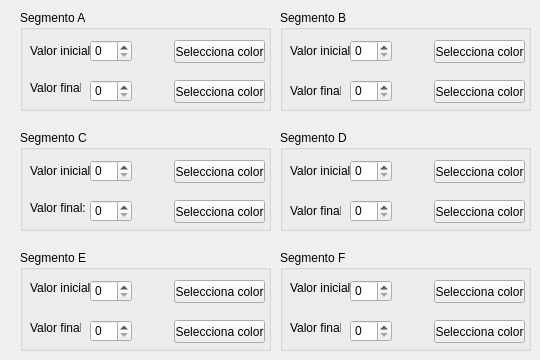
     <widget class="QWidget" name="page_6">
      <widget class="QGroupBox" name="groupBox_15">
       <property name="geometry">
        <rect>
         <x>280</x>
         <y>10</y>
         <width>251</width>
         <height>101</height>
        </rect>
       </property>
       <property name="title">
        <string>Segmento B</string>
       </property>
       <widget class="QLabel" name="label_31">
        <property name="geometry">
         <rect>
          <x>10</x>
          <y>30</y>
          <width>61</width>
          <height>21</height>
         </rect>
        </property>
        <property name="text">
         <string>Valor inicial:</string>
        </property>
       </widget>
       <widget class="QLabel" name="label_32">
        <property name="geometry">
         <rect>
          <x>10</x>
          <y>70</y>
          <width>51</width>
          <height>21</height>
         </rect>
        </property>
        <property name="text">
         <string>Valor final:</string>
        </property>
       </widget>
       <widget class="QSpinBox" name="sbxb6">
        <property name="geometry">
         <rect>
          <x>70</x>
          <y>30</y>
          <width>42</width>
          <height>22</height>
         </rect>
        </property>
        <property name="maximum">
         <number>4096</number>
        </property>
       </widget>
       <widget class="QSpinBox" name="sbyb6">
        <property name="geometry">
         <rect>
          <x>70</x>
          <y>70</y>
          <width>42</width>
          <height>22</height>
         </rect>
        </property>
        <property name="maximum">
         <number>4096</number>
        </property>
       </widget>
       <widget class="QLabel" name="lcolorc6">
        <property name="geometry">
         <rect>
          <x>120</x>
          <y>30</y>
          <width>21</width>
          <height>21</height>
         </rect>
        </property>
        <property name="text">
         <string/>
        </property>
       </widget>
       <widget class="QLabel" name="lcolord6">
        <property name="geometry">
         <rect>
          <x>120</x>
          <y>70</y>
          <width>21</width>
          <height>21</height>
         </rect>
        </property>
        <property name="text">
         <string/>
        </property>
       </widget>
       <widget class="QPushButton" name="pbColorDialogc6">
        <property name="geometry">
         <rect>
          <x>154</x>
          <y>30</y>
          <width>91</width>
          <height>23</height>
         </rect>
        </property>
        <property name="text">
         <string>Selecciona color</string>
        </property>
       </widget>
       <widget class="QPushButton" name="pbColorDialogd6">
        <property name="geometry">
         <rect>
          <x>154</x>
          <y>70</y>
          <width>91</width>
          <height>23</height>
         </rect>
        </property>
        <property name="text">
         <string>Selecciona color</string>
        </property>
       </widget>
      </widget>
      <widget class="QGroupBox" name="groupBox_16">
       <property name="geometry">
        <rect>
         <x>20</x>
         <y>10</y>
         <width>251</width>
         <height>101</height>
        </rect>
       </property>
       <property name="title">
        <string>Segmento A</string>
       </property>
       <widget class="QLabel" name="label_33">
        <property name="geometry">
         <rect>
          <x>10</x>
          <y>30</y>
          <width>61</width>
          <height>21</height>
         </rect>
        </property>
        <property name="text">
         <string>Valor inicial:</string>
        </property>
       </widget>
       <widget class="QLabel" name="label_34">
        <property name="geometry">
         <rect>
          <x>10</x>
          <y>70</y>
          <width>51</width>
          <height>16</height>
         </rect>
        </property>
        <property name="text">
         <string>Valor final:</string>
        </property>
       </widget>
       <widget class="QSpinBox" name="sbxa6">
        <property name="geometry">
         <rect>
          <x>70</x>
          <y>30</y>
          <width>42</width>
          <height>22</height>
         </rect>
        </property>
        <property name="maximum">
         <number>4096</number>
        </property>
       </widget>
       <widget class="QSpinBox" name="sbya6">
        <property name="geometry">
         <rect>
          <x>70</x>
          <y>70</y>
          <width>42</width>
          <height>22</height>
         </rect>
        </property>
        <property name="maximum">
         <number>4096</number>
        </property>
       </widget>
       <widget class="QLabel" name="lcolora6">
        <property name="geometry">
         <rect>
          <x>120</x>
          <y>30</y>
          <width>21</width>
          <height>21</height>
         </rect>
        </property>
        <property name="text">
         <string/>
        </property>
       </widget>
       <widget class="QLabel" name="lcolorb6">
        <property name="geometry">
         <rect>
          <x>120</x>
          <y>70</y>
          <width>21</width>
          <height>21</height>
         </rect>
        </property>
        <property name="text">
         <string/>
        </property>
       </widget>
       <widget class="QPushButton" name="pbColorDialoga6">
        <property name="geometry">
         <rect>
          <x>154</x>
          <y>30</y>
          <width>91</width>
          <height>23</height>
         </rect>
        </property>
        <property name="text">
         <string>Selecciona color</string>
        </property>
       </widget>
       <widget class="QPushButton" name="pbColorDialogb6">
        <property name="geometry">
         <rect>
          <x>154</x>
          <y>70</y>
          <width>91</width>
          <height>23</height>
         </rect>
        </property>
        <property name="text">
         <string>Selecciona color</string>
        </property>
       </widget>
      </widget>
      <widget class="QGroupBox" name="groupBox_17">
       <property name="geometry">
        <rect>
         <x>280</x>
         <y>130</y>
         <width>251</width>
         <height>101</height>
        </rect>
       </property>
       <property name="title">
        <string>Segmento D</string>
       </property>
       <widget class="QLabel" name="label_35">
        <property name="geometry">
         <rect>
          <x>10</x>
          <y>30</y>
          <width>61</width>
          <height>21</height>
         </rect>
        </property>
        <property name="text">
         <string>Valor inicial:</string>
        </property>
       </widget>
       <widget class="QLabel" name="label_36">
        <property name="geometry">
         <rect>
          <x>10</x>
          <y>70</y>
          <width>51</width>
          <height>21</height>
         </rect>
        </property>
        <property name="text">
         <string>Valor final:</string>
        </property>
       </widget>
       <widget class="QSpinBox" name="sbxd6">
        <property name="geometry">
         <rect>
          <x>70</x>
          <y>30</y>
          <width>42</width>
          <height>22</height>
         </rect>
        </property>
        <property name="maximum">
         <number>4096</number>
        </property>
       </widget>
       <widget class="QSpinBox" name="sbyd6">
        <property name="geometry">
         <rect>
          <x>70</x>
          <y>70</y>
          <width>42</width>
          <height>22</height>
         </rect>
        </property>
        <property name="maximum">
         <number>4096</number>
        </property>
       </widget>
       <widget class="QLabel" name="lcolorg6">
        <property name="geometry">
         <rect>
          <x>120</x>
          <y>30</y>
          <width>21</width>
          <height>21</height>
         </rect>
        </property>
        <property name="text">
         <string/>
        </property>
       </widget>
       <widget class="QLabel" name="lcolorh6">
        <property name="geometry">
         <rect>
          <x>120</x>
          <y>70</y>
          <width>21</width>
          <height>21</height>
         </rect>
        </property>
        <property name="text">
         <string/>
        </property>
       </widget>
       <widget class="QPushButton" name="pbColorDialogg6">
        <property name="geometry">
         <rect>
          <x>154</x>
          <y>30</y>
          <width>91</width>
          <height>23</height>
         </rect>
        </property>
        <property name="text">
         <string>Selecciona color</string>
        </property>
       </widget>
       <widget class="QPushButton" name="pbColorDialogh6">
        <property name="geometry">
         <rect>
          <x>154</x>
          <y>70</y>
          <width>91</width>
          <height>23</height>
         </rect>
        </property>
        <property name="text">
         <string>Selecciona color</string>
        </property>
       </widget>
      </widget>
      <widget class="QGroupBox" name="groupBox_18">
       <property name="geometry">
        <rect>
         <x>20</x>
         <y>250</y>
         <width>251</width>
         <height>101</height>
        </rect>
       </property>
       <property name="title">
        <string>Segmento E</string>
       </property>
       <widget class="QLabel" name="label_37">
        <property name="geometry">
         <rect>
          <x>10</x>
          <y>30</y>
          <width>61</width>
          <height>16</height>
         </rect>
        </property>
        <property name="text">
         <string>Valor inicial:</string>
        </property>
       </widget>
       <widget class="QLabel" name="label_38">
        <property name="geometry">
         <rect>
          <x>10</x>
          <y>70</y>
          <width>51</width>
          <height>16</height>
         </rect>
        </property>
        <property name="text">
         <string>Valor final:</string>
        </property>
       </widget>
       <widget class="QSpinBox" name="sbxe6">
        <property name="geometry">
         <rect>
          <x>70</x>
          <y>30</y>
          <width>42</width>
          <height>22</height>
         </rect>
        </property>
        <property name="maximum">
         <number>4096</number>
        </property>
       </widget>
       <widget class="QSpinBox" name="sbye6">
        <property name="geometry">
         <rect>
          <x>70</x>
          <y>70</y>
          <width>42</width>
          <height>22</height>
         </rect>
        </property>
        <property name="maximum">
         <number>4096</number>
        </property>
       </widget>
       <widget class="QLabel" name="lcolori6">
        <property name="geometry">
         <rect>
          <x>120</x>
          <y>30</y>
          <width>21</width>
          <height>21</height>
         </rect>
        </property>
        <property name="text">
         <string/>
        </property>
       </widget>
       <widget class="QLabel" name="lcolorj6">
        <property name="geometry">
         <rect>
          <x>120</x>
          <y>70</y>
          <width>21</width>
          <height>21</height>
         </rect>
        </property>
        <property name="text">
         <string/>
        </property>
       </widget>
       <widget class="QPushButton" name="pbColorDialogi6">
        <property name="geometry">
         <rect>
          <x>154</x>
          <y>30</y>
          <width>91</width>
          <height>23</height>
         </rect>
        </property>
        <property name="text">
         <string>Selecciona color</string>
        </property>
       </widget>
       <widget class="QPushButton" name="pbColorDialogj6">
        <property name="geometry">
         <rect>
          <x>154</x>
          <y>70</y>
          <width>91</width>
          <height>23</height>
         </rect>
        </property>
        <property name="text">
         <string>Selecciona color</string>
        </property>
       </widget>
      </widget>
      <widget class="QGroupBox" name="groupBox_19">
       <property name="geometry">
        <rect>
         <x>20</x>
         <y>130</y>
         <width>251</width>
         <height>101</height>
        </rect>
       </property>
       <property name="title">
        <string>Segmento C</string>
       </property>
       <widget class="QLabel" name="label_39">
        <property name="geometry">
         <rect>
          <x>10</x>
          <y>30</y>
          <width>61</width>
          <height>21</height>
         </rect>
        </property>
        <property name="text">
         <string>Valor inicial:</string>
        </property>
       </widget>
       <widget class="QLabel" name="label_40">
        <property name="geometry">
         <rect>
          <x>10</x>
          <y>70</y>
          <width>61</width>
          <height>16</height>
         </rect>
        </property>
        <property name="text">
         <string>Valor final:</string>
        </property>
       </widget>
       <widget class="QSpinBox" name="sbxc6">
        <property name="geometry">
         <rect>
          <x>70</x>
          <y>30</y>
          <width>42</width>
          <height>22</height>
         </rect>
        </property>
        <property name="maximum">
         <number>4096</number>
        </property>
       </widget>
       <widget class="QSpinBox" name="sbyc6">
        <property name="geometry">
         <rect>
          <x>70</x>
          <y>70</y>
          <width>42</width>
          <height>22</height>
         </rect>
        </property>
        <property name="maximum">
         <number>4096</number>
        </property>
       </widget>
       <widget class="QLabel" name="lcolore6">
        <property name="geometry">
         <rect>
          <x>120</x>
          <y>30</y>
          <width>21</width>
          <height>21</height>
         </rect>
        </property>
        <property name="text">
         <string/>
        </property>
       </widget>
       <widget class="QLabel" name="lcolorf6">
        <property name="geometry">
         <rect>
          <x>120</x>
          <y>70</y>
          <width>21</width>
          <height>21</height>
         </rect>
        </property>
        <property name="text">
         <string/>
        </property>
       </widget>
       <widget class="QPushButton" name="pbColorDialoge6">
        <property name="geometry">
         <rect>
          <x>154</x>
          <y>30</y>
          <width>91</width>
          <height>23</height>
         </rect>
        </property>
        <property name="text">
         <string>Selecciona color</string>
        </property>
       </widget>
       <widget class="QPushButton" name="pbColorDialogf6">
        <property name="geometry">
         <rect>
          <x>154</x>
          <y>70</y>
          <width>91</width>
          <height>23</height>
         </rect>
        </property>
        <property name="text">
         <string>Selecciona color</string>
        </property>
       </widget>
      </widget>
      <widget class="QGroupBox" name="groupBox_20">
       <property name="geometry">
        <rect>
         <x>280</x>
         <y>250</y>
         <width>251</width>
         <height>101</height>
        </rect>
       </property>
       <property name="title">
        <string>Segmento F</string>
       </property>
       <widget class="QLabel" name="label_41">
        <property name="geometry">
         <rect>
          <x>10</x>
          <y>30</y>
          <width>61</width>
          <height>16</height>
         </rect>
        </property>
        <property name="text">
         <string>Valor inicial:</string>
        </property>
       </widget>
       <widget class="QLabel" name="label_42">
        <property name="geometry">
         <rect>
          <x>10</x>
          <y>70</y>
          <width>51</width>
          <height>16</height>
         </rect>
        </property>
        <property name="text">
         <string>Valor final:</string>
        </property>
       </widget>
       <widget class="QSpinBox" name="sbxf6">
        <property name="geometry">
         <rect>
          <x>70</x>
          <y>30</y>
          <width>42</width>
          <height>22</height>
         </rect>
        </property>
        <property name="maximum">
         <number>4096</number>
        </property>
       </widget>
       <widget class="QSpinBox" name="sbyf6">
        <property name="geometry">
         <rect>
          <x>70</x>
          <y>70</y>
          <width>42</width>
          <height>22</height>
         </rect>
        </property>
        <property name="maximum">
         <number>4096</number>
        </property>
       </widget>
       <widget class="QLabel" name="lcolork6">
        <property name="geometry">
         <rect>
          <x>120</x>
          <y>30</y>
          <width>21</width>
          <height>21</height>
         </rect>
        </property>
        <property name="text">
         <string/>
        </property>
       </widget>
       <widget class="QLabel" name="lcolorl6">
        <property name="geometry">
         <rect>
          <x>120</x>
          <y>70</y>
          <width>21</width>
          <height>21</height>
         </rect>
        </property>
        <property name="text">
         <string/>
        </property>
       </widget>
       <widget class="QPushButton" name="pbColorDialogk6">
        <property name="geometry">
         <rect>
          <x>154</x>
          <y>30</y>
          <width>91</width>
          <height>23</height>
         </rect>
        </property>
        <property name="text">
         <string>Selecciona color</string>
        </property>
       </widget>
       <widget class="QPushButton" name="pbColorDialogl6">
        <property name="geometry">
         <rect>
          <x>154</x>
          <y>70</y>
          <width>91</width>
          <height>23</height>
         </rect>
        </property>
        <property name="text">
         <string>Selecciona color</string>
        </property>
       </widget>
      </widget>
     </widget>
